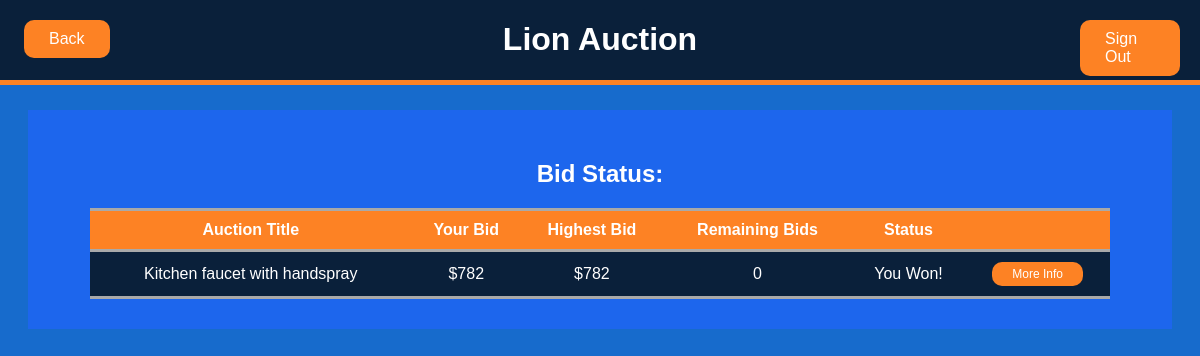
The page /bidStatus (signed in) on the database as committed earlier.
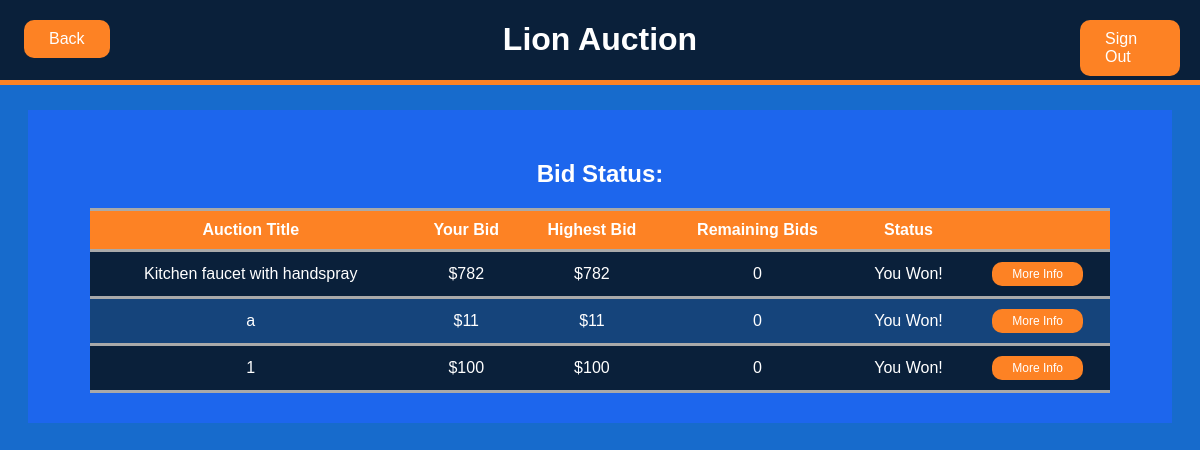
The same page on the database as committed later.
### tables this page shows
CREATE TABLE auction_listings(Seller_Email TEXT, Listing_ID INTEGER, Category TEXT, Auction_Title TEXT, Product_Name TEXT, Product_Description TEXT, Quantity INTEGER, Reserve_Price INTEGER, Max_bids INTEGER, Status INTEGER,Remove_Reason TEXT,PRIMARY KEY (Seller_Email, Listing_ID),FOREIGN KEY (Seller_Email) REFERENCES sellers(email));

### app.py (the view)
@app.route('/bidStatus', methods=['GET', 'POST'])
def bidStatusPage():
    username = session.get('username')
    data = {"username": username,
            "listings": getBids(username)
            }
    if request.method == 'POST':
        session['listing_ID'] = request.form['button']
        return redirect("/bid")
    return render_template('bidStatus.html', data=data)

### app.py (called while the page is built)
def getBids(user):
    bidsList = []
    connection = sql.connect('database.db')
    cursor = connection.execute('SELECT auction_listings.Listing_ID,max(Bid_price) FROM auction_listings,bids '
                                'WHERE auction_listings.Listing_ID = bids.Listing_ID '
                                'AND bids.Bidder_email=? GROUP BY bids.Listing_ID', (user,))
    bids = cursor.fetchall()
    if bids:
        for b in bids:
            bidsList.append(getAuctionInfo(b[0]))
    return bidsList

### templates/bidStatus.html (shortened to what this page needs)
<!DOCTYPE html>
<html lang="en">
<head>
    <link rel="stylesheet" href="../static/css/mystyle.css">
</head>
<body>
<div class="header">
    <a class="buttonBig" style="position: fixed; margin: 20px 20px 20px 90%" href="/" role="button">Sign Out</a>
    <a class="buttonBig" style="position: fixed; margin: 20px 20px 20px 2%" href="/bidderMain" role="button">Back</a>
    <h1>Lion Auction</h1>
</div>
<div class="content">
    <h2 style="text-align: center">Bid Status:</h2>
    <table style="width: 90%;">
        <tr>
            <th scope="col"> Auction Title</th>
            <th scope="col"> Your Bid</th>
            <th scope="col"> Highest Bid</th>
            <th scope="col"> Remaining Bids</th>
            <th scope="col"> Status</th>
            <th scope="col"> </th>
        </tr>
        <tbody>
        {% for auction in data.listings%}
            <tr>
                <td> {{ auction[3] }} </td>
                <td> ${{ auction[11] }}</td>
                <td> ${{ auction[12] }}</td>
                <td> {{ auction[13] }} </td>
                {% if auction[9]==0 %}
                <td> Inactive </td>
                <td><form method="post"><button type="submit" class="buttonSmall" name="button" value=" {{ auction[1] }}">More Info</button></form></td>
                {% elif auction[9]==1 %}
                <td> Active </td>
                <td><form method="post"><button type="submit" class="buttonSmall" name="button" value=" {{ auction[1] }}">More Info / Bid</button></form></td>
                {% elif auction[9]==2 and auction[14]!=data.username%}
                <td> Sold </td>
                <td><form method="post"><button type="submit" class="buttonSmall" name="button" value=" {{ auction[1] }}">More Info</button></form></td>
                {% elif auction[9]==2 and auction[14]==data.username%}
                <td> You Won! </td>
                <td><form method="post"><button type="submit" class="buttonSmall" name="button" value=" {{ auction[1] }}">More Info</button></form></td>
                {% endif %}
            </tr>
        {% endfor %}
        </tbody>
    </table>
</div>
</body>
</html>

### static/css/mystyle.css (style rules this page uses)
:root { --main: #176BCC; --dark: #0A203A; --alt: #1D66ED; --accent: #FD8224; --darkalt: #15447B }
body { background-color: var(--main); font-family: Helvetica; color: black; }
h1 { text-align: center; }
h2 { color: white; }
a { border: 10px; }
table { text-align: center; color: white; margin-left: 5%; margin-right: 5%; border-collapse: collapse; }
th { background: var(--accent); border-bottom: darkgray solid; border-top: darkgray solid; padding: 10px 5px; }
td { padding: 10px 5px; border-top: darkgray solid; border-bottom: darkgray solid; overflow: hidden; width: auto; }
tr:nth-child(odd) { background-color: var(--dark); }
tr:nth-child(even) { background-color: var(--darkalt) }
.header { background-color: var(--dark); color: white; width: 100%; position: fixed; top: 0; left: 0; border-bottom: 5px solid var(--accent); }
.content { background-color: var(--alt); margin: 110px 20px 50px; padding: 30px 5px; }
.buttonBig { background-color: var(--accent); border: none; color: white; padding: 10px 25px; font-size: 16px; border-radius: 10px; text-decoration:none; }
.buttonSmall { background-color: var(--accent); border: none; color: white; padding: 5px 20px; font-size: 12px; border-radius: 10px; text-decoration:none; }

Rows that differ between the two databases and show on the page:
now on this page (row edited): auction_listings: Auction_Title "a", auction "11", auction "0", {{ auction[1] }} 2598 (drawn)
now on this page (row edited): auction_listings: Auction_Title "1", auction "100", auction "0", {{ auction[1] }} 2601 (drawn)
